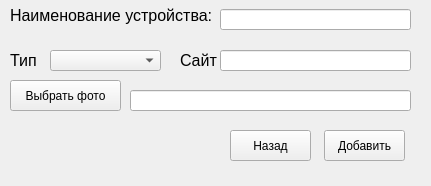
<?xml version="1.0" encoding="UTF-8"?>
<ui version="4.0">
 <class>AddPrintWidget</class>
 <widget class="QWidget" name="AddPrintWidget">
  <property name="geometry">
   <rect>
    <x>0</x>
    <y>0</y>
    <width>431</width>
    <height>186</height>
   </rect>
  </property>
  <property name="windowTitle">
   <string>Form</string>
  </property>
  <widget class="QLabel" name="PrinterNameLabel">
   <property name="geometry">
    <rect>
     <x>10</x>
     <y>0</y>
     <width>211</width>
     <height>31</height>
    </rect>
   </property>
   <property name="font">
    <font>
     <pointsize>12</pointsize>
    </font>
   </property>
   <property name="text">
    <string>Наименование устройства:</string>
   </property>
  </widget>
  <widget class="QLabel" name="PrinterTypeLabel">
   <property name="geometry">
    <rect>
     <x>10</x>
     <y>50</y>
     <width>41</width>
     <height>21</height>
    </rect>
   </property>
   <property name="text">
    <string>&lt;html&gt;&lt;head/&gt;&lt;body&gt;&lt;p&gt;&lt;span style=&quot; font-size:12pt;&quot;&gt;Тип&lt;/span&gt;&lt;/p&gt;&lt;/body&gt;&lt;/html&gt;</string>
   </property>
  </widget>
  <widget class="QLabel" name="PrinterSiteLabel">
   <property name="geometry">
    <rect>
     <x>180</x>
     <y>50</y>
     <width>41</width>
     <height>21</height>
    </rect>
   </property>
   <property name="text">
    <string>&lt;html&gt;&lt;head/&gt;&lt;body&gt;&lt;p&gt;&lt;span style=&quot; font-size:12pt;&quot;&gt;Сайт&lt;/span&gt;&lt;/p&gt;&lt;/body&gt;&lt;/html&gt;</string>
   </property>
  </widget>
  <widget class="QPushButton" name="AddBut">
   <property name="geometry">
    <rect>
     <x>324</x>
     <y>130</y>
     <width>81</width>
     <height>31</height>
    </rect>
   </property>
   <property name="text">
    <string>Добавить</string>
   </property>
  </widget>
  <widget class="QPushButton" name="BackBut">
   <property name="geometry">
    <rect>
     <x>230</x>
     <y>130</y>
     <width>81</width>
     <height>31</height>
    </rect>
   </property>
   <property name="text">
    <string>Назад</string>
   </property>
  </widget>
  <widget class="QLineEdit" name="lineEdit">
   <property name="geometry">
    <rect>
     <x>220</x>
     <y>50</y>
     <width>191</width>
     <height>21</height>
    </rect>
   </property>
  </widget>
  <widget class="QLineEdit" name="PhotoTextEdit">
   <property name="geometry">
    <rect>
     <x>130</x>
     <y>90</y>
     <width>281</width>
     <height>21</height>
    </rect>
   </property>
  </widget>
  <widget class="QLineEdit" name="PrintNameText">
   <property name="geometry">
    <rect>
     <x>220</x>
     <y>9</y>
     <width>191</width>
     <height>21</height>
    </rect>
   </property>
  </widget>
  <widget class="QComboBox" name="TypeComboBox">
   <property name="geometry">
    <rect>
     <x>50</x>
     <y>50</y>
     <width>111</width>
     <height>21</height>
    </rect>
   </property>
  </widget>
  <widget class="QPushButton" name="AddPhotoBut">
   <property name="geometry">
    <rect>
     <x>10</x>
     <y>80</y>
     <width>111</width>
     <height>31</height>
    </rect>
   </property>
   <property name="text">
    <string>Выбрать фото</string>
   </property>
  </widget>
 </widget>
 <resources/>
 <connections/>
</ui>
